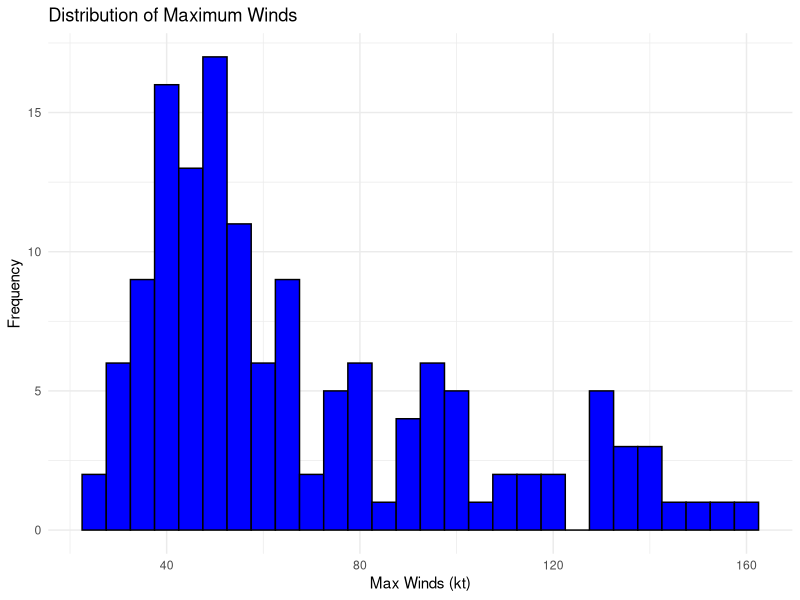
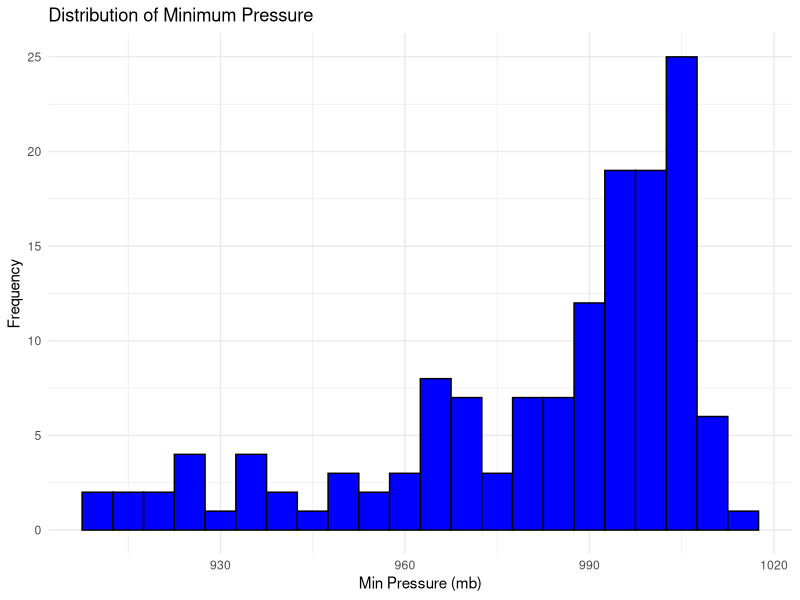
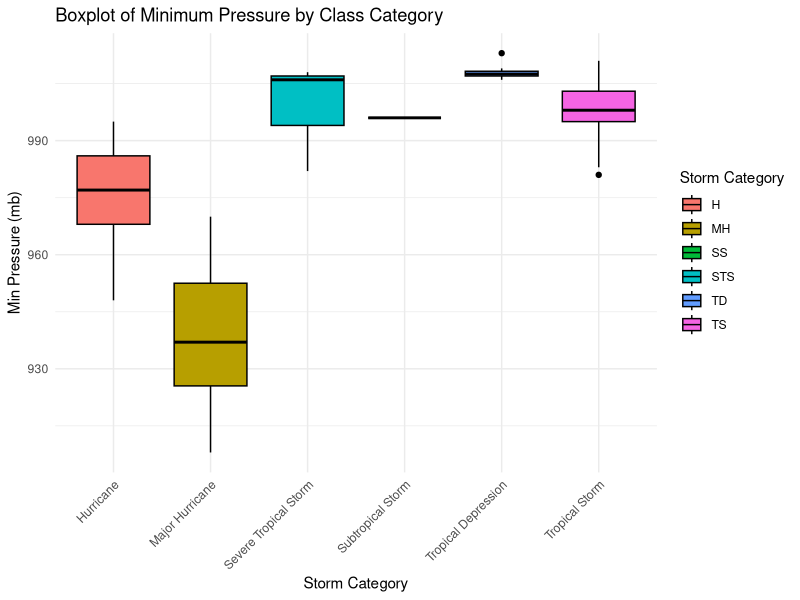
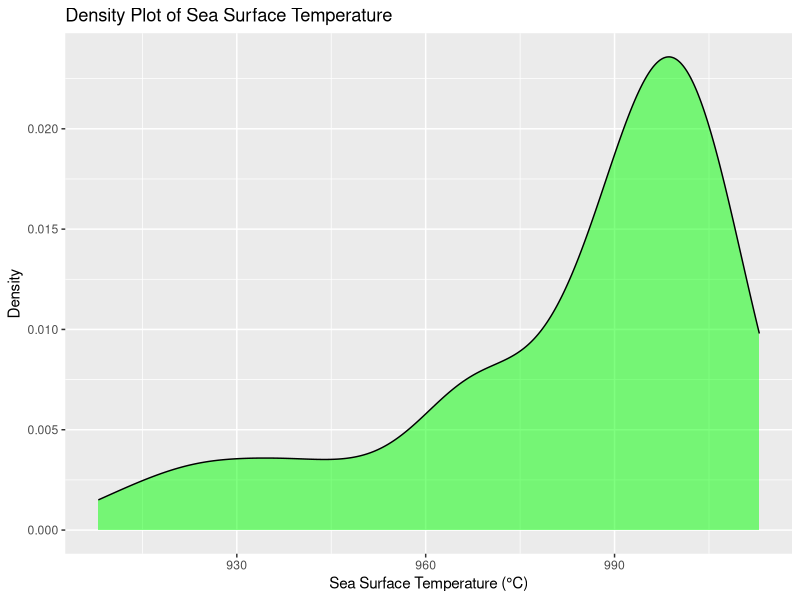
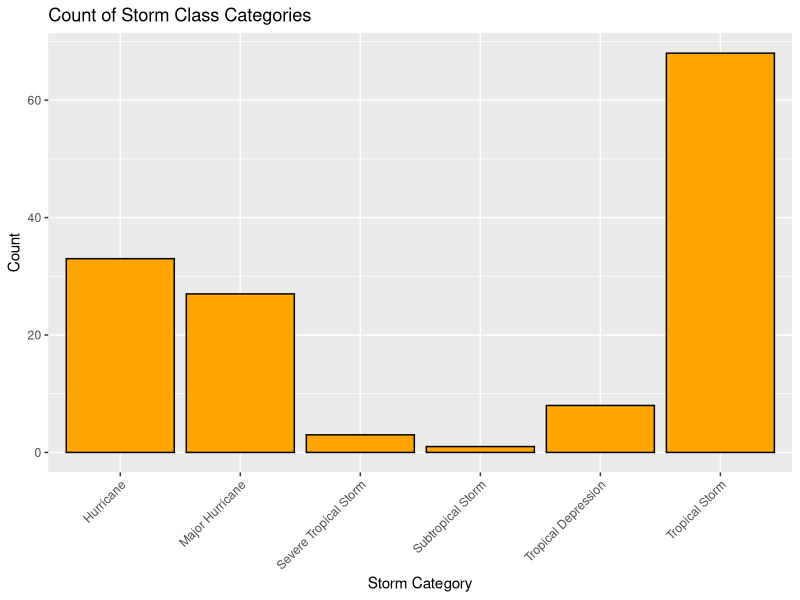

Here is the R script that generated these plots, in order:
## ---- chunk 1
library(tidyverse)
library(ggplot2)


hurricane_df <- read.csv("../clean_data/all_hurricane_wo_effects.csv")

head(hurricane_df)
colnames(hurricane_df)
## ---- chunk 2
hurr_cat <- c(
    "H" = "Hurricane",
    "MH" = "Major Hurricane",
    "SS" = "Subtropical Storm",
    "STS" = "Severe Tropical Storm",
    "TD" = "Tropical Depression",
    "TS" = "Tropical Storm"
)

# Replace abbreviations in the column with full names
hurricane_df$Hurricane_Category <- hurr_cat[hurricane_df$Class_Category]

# Histogram for Max Winds
ggplot(hurricane_df, aes(x = Max_Winds.kt..)) +
    geom_histogram(binwidth = 5, fill = "blue", color = "black", bins = 50) +
    labs(title = "Distribution of Maximum Winds", x = "Max Winds (kt)", y = "Frequency") +
    theme_minimal()

# Histogram for Min Pressure
ggplot(hurricane_df, aes(x = Min_Pressure.mb..)) +
    geom_histogram(binwidth = 5, fill = "blue", color = "black", bins = 50) +
    labs(title = "Distribution of Minimum Pressure", x = "Min Pressure (mb)", y = "Frequency") +
    theme_minimal()

# Boxplot for Min Pressure by Class Category with Legend and Colors
ggplot(hurricane_df, aes(x = Hurricane_Category, y = Min_Pressure.mb.., fill = Class_Category)) +
    geom_boxplot(color = "black") + # Black outlines for clarity
    labs(
        title = "Boxplot of Minimum Pressure by Class Category",
        x = "Storm Category",
        y = "Min Pressure (mb)",
        fill = "Storm Category"
    ) +
    theme_minimal() +
    theme(axis.text.x = element_text(angle = 45, hjust = 1))


# Density plot for Sea Surface Temperature
ggplot(hurricane_df, aes(x = Min_Pressure.mb..)) +
    geom_density(fill = "green", alpha = 0.5) +
    labs(title = "Density Plot of Sea Surface Temperature", x = "Sea Surface Temperature (°C)", y = "Density")

# Bar plot for Class_Category
ggplot(hurricane_df, aes(x = Hurricane_Category)) +
    geom_bar(fill = "orange", color = "black") +
    labs(title = "Count of Storm Class Categories", x = "Storm Category", y = "Count") +
    theme(axis.text.x = element_text(angle = 45, hjust = 1))

